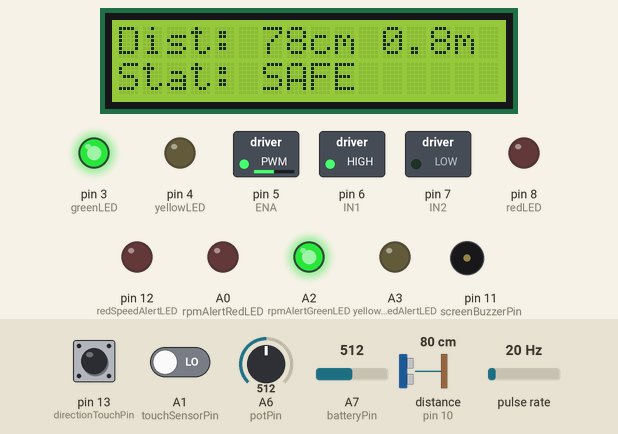
Bench run of a sketch on a simulated Arduino Nano, built with avr-gcc and run on an emulated ATmega328P. Parts: 16×2 character LCD, switched loads named in the sketch (green lamp = pin HIGH), output pins drawn as LEDs (lit = HIGH), buzzer (waves = sounding). Wiring (inferred from the names in the program): ultrasonic range finder: trigger pin 9; echo pin 10; pulse sensor: data pin 2. Inputs (shaded band) come from the test bench; at power-on: distance to the obstacle (sensor on pin 10) 80 cm, pin 13 (directionTouchPin) LOW, pulse rate 20 Hz, A1 (touchSensorPin) LOW, A6 (potPin) = 512, A7 (batteryPin) = 512. The echo pulse lasts 58.3 µs per cm; EEPROM starts erased; pins used as bus, display or sensor lines are not drawn.

Above: at 6.3 s.
6.4 s: distance to the obstacle (sensor on pin 10) set to 45 cm
At 7.5 s:
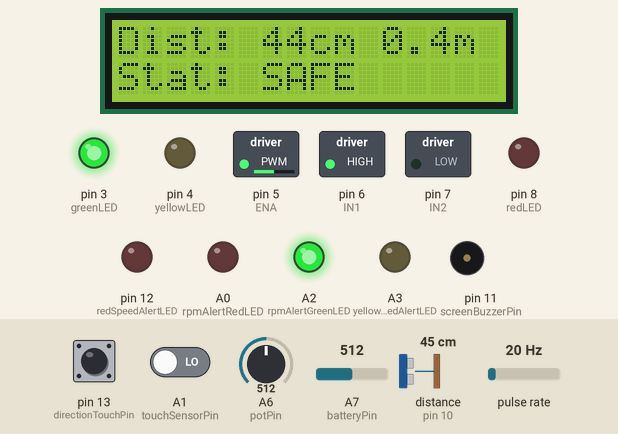
7.9 s: distance to the obstacle (sensor on pin 10) set to 35 cm
At 8.7 s:
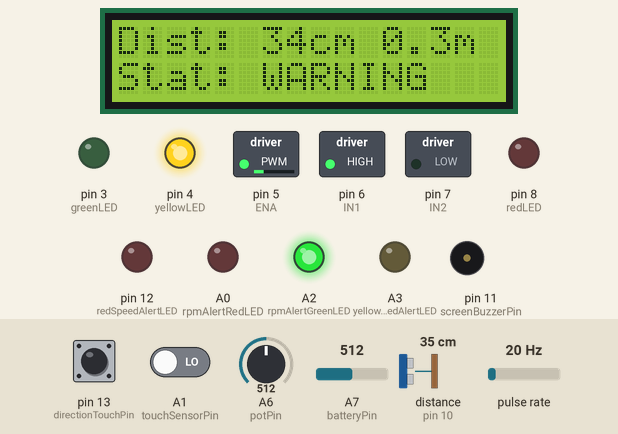
9.4 s: pin 13 (directionTouchPin) pulled HIGH for 0.15 s
At 10.2 s:
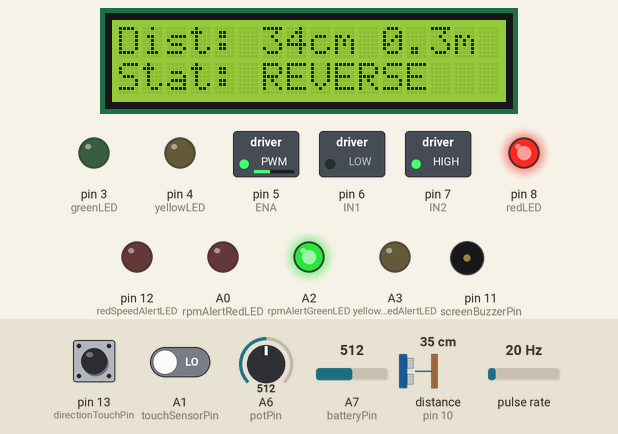
12.5 s: pulse rate (sensor on pin 2) set to 93 Hz
15.5 s: pulse rate (sensor on pin 2) set to 99 Hz
At 17.3 s:
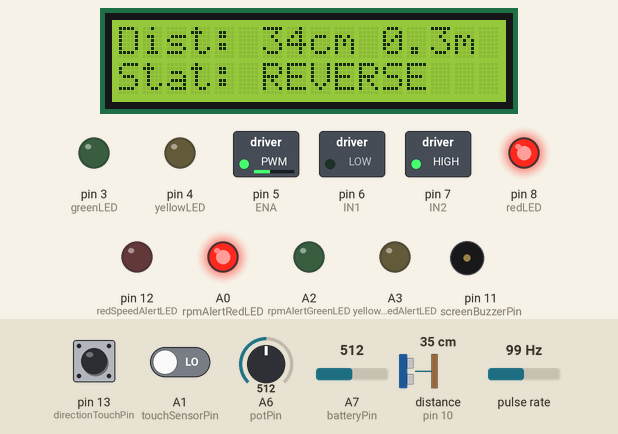
18.5 s: distance to the obstacle (sensor on pin 10) set to 203 cm
At 19.7 s:
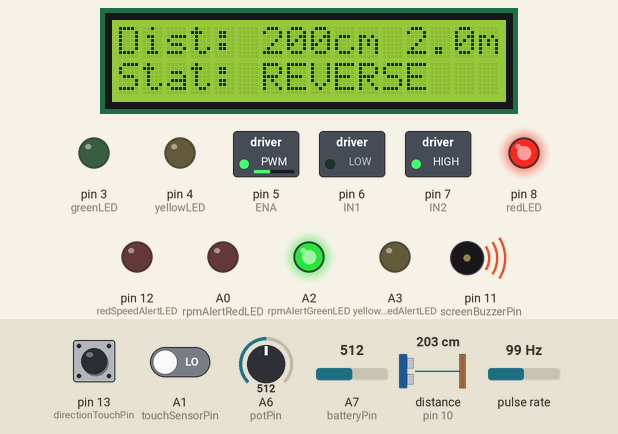
Timing chart, 0 to 22.5 s (numbered marks = the images above; inputs shaded):
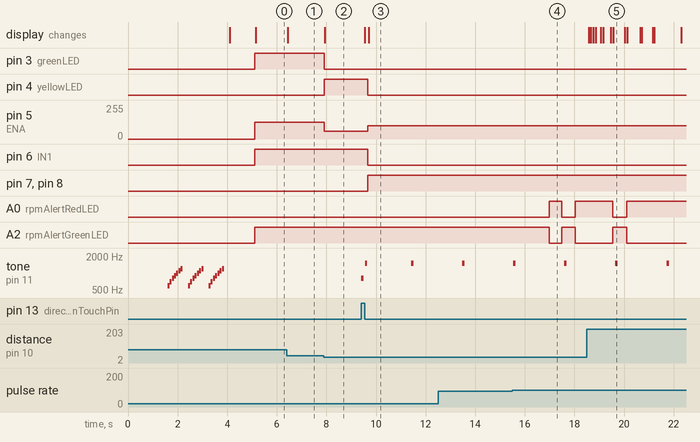

Measured:
- the behaviour switches between 41 and 40 cm on distance to the obstacle (sensor on pin 10) (found by bisection; images 1 and 2)
- the behaviour switches between 96 and 97 Hz on pulse rate (sensor on pin 2) (found by bisection; images 3 and 4)
- after the input at 6.4 s, the display: changes at once (image 1)
- after the input at 7.9 s, pin 3 (greenLED): HIGH → LOW at once; pin 4 (yellowLED): LOW → HIGH at once; pin 5 (ENA): 127/255 → 60/255 at once; the display: changes at once (image 2)
- after the input at 9.4 s, pin 4 (yellowLED): HIGH → LOW after 0.28 s; pin 5 (ENA): 60/255 → 100/255 after 0.28 s
- after the input at 15.5 s, A0 (rpmAlertRedLED): LOW → HIGH after 1.5 s, → LOW 0.50 s later, → HIGH 0.56 s later; A2 (rpmAlertGreenLED): HIGH → LOW after 1.5 s, → HIGH 0.50 s later, → LOW 0.56 s later
- after the input at 18.5 s, A0 (rpmAlertRedLED): goes on until 20.1 s, then stays HIGH; A2 (rpmAlertGreenLED): goes on until 20.1 s, then stays LOW; the display: first changes after 0.08 s (image 5 shows a later state)

The sketch:

vehicle_speed_monitor.ino
```cpp
#include <Wire.h>
#include <LiquidCrystal_I2C.h>
#include <EEPROM.h>
LiquidCrystal_I2C lcd(0x27, 16, 2);
// Pin Definitions
#define trigPin 9
#define echoPin 10
#define ENA 5
#define IN1 6
#define IN2 7
#define rpmSensorPin 2
#define greenLED 3
#define yellowLED 4
#define redLED 8
#define screenBuzzerPin 11
#define rpmAlertGreenLED A2
#define rpmAlertRedLED A0
#define redSpeedAlertLED 12
#define yellowSpeedAlertLED A3
#define potPin A6
#define touchSensorPin A1
#define directionTouchPin 13
#define batteryPin A7
// --- Variables ---
float totalDistance = 0.0;
float currentSpeedKMH = 0.0;
const int EEPROM_ADDR = 0;
unsigned long lastEepromSave = 0;
const float WHEEL_CIRCUMFERENCE = 0.1885 / 1000.0;
#define PULSES_PER_REVOLUTION 20
volatile int pulseCount = 0;
volatile int totalPulsesForDist = 0;
String driveStatus = "Stopped";
int currentScreen = 1;
unsigned long lastRpmUpdate = 0;
int rpm = 0;
unsigned long lastPulseTime = 0;
unsigned long lastBuzzerMillis = 0;
int potValue = 0, potSpeed = 0, potPercentage = 0;
unsigned long previousLoopMillis = 0;
const unsigned long loopInterval = 100;
int lastTouchState = LOW, currentTouchState = LOW;
unsigned long lastDebounceTime = 0;
float lastValidDistance = 10;
float batteryVoltage = 0.0;
int batteryPercentage = 0;
int directionState = 0;
int lastDirectionTouchState = LOW;
unsigned long lastDirectionDebounceTime = 0;
bool highThrottleAlertTriggered = false;
unsigned long lastReverseBeepMillis = 0;
const unsigned long reverseBeepInterval = 2000;
int rpmValues[3] = {0};
int rpmIndex = 0;
unsigned long lastAnimUpdate = 0;
const unsigned long animInterval = 200;
int animFrame = 0;
const String forwardArrows = ">>>>>>>>>>>>>>";
const String reverseArrows = "<<<<<<<<<<<<<<";
// BLE Settings
unsigned long lastBLESend = 0;
const unsigned long bleInterval = 30000;   // Har 30 second mein update
void setup() {
  lcd.init();
  lcd.backlight();

  EEPROM.get(EEPROM_ADDR, totalDistance);
  if (isnan(totalDistance) || totalDistance < 0) totalDistance = 0.0;
  Serial.begin(9600);   // HM-10 BLE
  pinMode(trigPin, OUTPUT);
  pinMode(echoPin, INPUT);
  pinMode(ENA, OUTPUT);
  pinMode(IN1, OUTPUT);
  pinMode(IN2, OUTPUT);
  pinMode(rpmSensorPin, INPUT_PULLUP);
  pinMode(greenLED, OUTPUT);
  pinMode(yellowLED, OUTPUT);
  pinMode(redLED, OUTPUT);
  pinMode(screenBuzzerPin, OUTPUT);
  pinMode(rpmAlertGreenLED, OUTPUT);
  pinMode(rpmAlertRedLED, OUTPUT);
  pinMode(redSpeedAlertLED, OUTPUT);
  pinMode(yellowSpeedAlertLED, OUTPUT);
  pinMode(touchSensorPin, INPUT);
  pinMode(directionTouchPin, INPUT);
  pinMode(batteryPin, INPUT);
  attachInterrupt(digitalPinToInterrupt(rpmSensorPin), countPulse, FALLING);

  lcd.setCursor(0, 0);
  lcd.print("VEHICLE MONITOR ");
  lcd.setCursor(0, 1);
  lcd.print("SYSTEM STARTING.");
  delay(1500);
  for(int i = 0; i < 3; i++) {
    for(int freq = 600; freq <= 1200; freq += 100) {
      tone(screenBuzzerPin, freq, 80);
      delay(90);
    }
    delay(200);
  }
  noTone(screenBuzzerPin);
  lcd.clear();
  lcd.print("BLE Ready @10s");
  delay(1000);
}
void loop() {
  unsigned long currentMillis = millis();
  if (currentMillis - previousLoopMillis >= loopInterval) {
    previousLoopMillis = currentMillis;
    noInterrupts();
    int pulsesToProcess = totalPulsesForDist;
    totalPulsesForDist = 0;
    interrupts();

    float distanceCovered = (pulsesToProcess / (float)PULSES_PER_REVOLUTION) * WHEEL_CIRCUMFERENCE;
    totalDistance += distanceCovered;
    if (currentMillis - lastEepromSave >= 5000) {
      EEPROM.put(EEPROM_ADDR, totalDistance);
      lastEepromSave = currentMillis;
    }
    int rawBatt = analogRead(batteryPin);
    batteryVoltage = (rawBatt * 5.0 / 1023.0) * 2.0;
    batteryPercentage = map(constrain(batteryVoltage * 10, 60, 84), 60, 84, 0, 100);

    potValue = analogRead(potPin);
    potPercentage = map(potValue, 0, 1023, 0, 100);

    checkDirection(currentMillis);
    float distance = getDistance();
    // High Throttle Alert
    if (potPercentage > 90 && !highThrottleAlertTriggered) {
      tone(screenBuzzerPin, 1200, 80);
      delay(100);
      tone(screenBuzzerPin, 1200, 80);
      highThrottleAlertTriggered = true;
    } else if (potPercentage <= 85) {
      highThrottleAlertTriggered = false;
    }
    // Reverse Beep
    if (directionState == 1 && currentMillis - lastReverseBeepMillis >= reverseBeepInterval) {
      lastReverseBeepMillis = currentMillis;
      tone(screenBuzzerPin, 1500, 100);
      delay(120);
      tone(screenBuzzerPin, 1500, 100);
    }
    bool closeObstacle = (directionState == 0 && distance > 0 && distance <= 11);
    if (directionState == 1) {
      driveStatus = "REVERSE";
      digitalWrite(IN1, LOW); digitalWrite(IN2, HIGH);
      potSpeed = map(potValue, 0, 1023, 0, 200);
      analogWrite(ENA, potSpeed);
      digitalWrite(redLED, HIGH); digitalWrite(yellowLED, LOW); digitalWrite(greenLED, LOW);
    }
    else {
      if (closeObstacle) {
        driveStatus = "STOPPED";
        digitalWrite(IN1, HIGH); digitalWrite(IN2, HIGH);
        analogWrite(ENA, 255);
        digitalWrite(redLED, HIGH); digitalWrite(yellowLED, LOW); digitalWrite(greenLED, LOW);
        if (currentMillis - lastBuzzerMillis >= 50) {
          lastBuzzerMillis = currentMillis;
          static bool beepState = false;
          beepState = !beepState;
          if (beepState) tone(screenBuzzerPin, 1200, 40);
          else noTone(screenBuzzerPin);
        }
      }
      else if (distance > 11 && distance <= 40) {
        driveStatus = "WARNING";
        digitalWrite(IN1, HIGH); digitalWrite(IN2, LOW);
        digitalWrite(redLED, LOW); digitalWrite(yellowLED, HIGH); digitalWrite(greenLED, LOW);
        potSpeed = map(potValue, 0, 1023, 0, 120);
        analogWrite(ENA, potSpeed);
        noTone(screenBuzzerPin);
      }
      else {
        driveStatus = "SAFE";
        digitalWrite(IN1, HIGH); digitalWrite(IN2, LOW);
        digitalWrite(redLED, LOW); digitalWrite(yellowLED, LOW); digitalWrite(greenLED, HIGH);
        potSpeed = map(potValue, 0, 1023, 0, 255);
        analogWrite(ENA, potSpeed);
        noTone(screenBuzzerPin);
      }
    }
    if (!closeObstacle && rpm > 500) {
      if (currentMillis - lastBuzzerMillis >= 80) {
        lastBuzzerMillis = currentMillis;
        static bool highPitch = true;
        tone(screenBuzzerPin, highPitch ? 1200 : 1000, 70);
        highPitch = !highPitch;
      }
    } else if (!closeObstacle) {
      noTone(screenBuzzerPin);
    }
    updateRPM();
    handleScreens(currentMillis);
    sendDataToBLE(currentMillis);     // BLE Data
    digitalWrite(redSpeedAlertLED, (potPercentage > 75));
    digitalWrite(yellowSpeedAlertLED, (potPercentage < 40 && potPercentage > 5));
  }
}
// ==================== BLE DATA (Har 10 Second) ====================
void sendDataToBLE(unsigned long currentMillis) {
  if (currentMillis - lastBLESend >= bleInterval) {
    lastBLESend = currentMillis;
    Serial.print("=== VEHICLE MONITOR ===\r\n");
    Serial.print("Time       : "); Serial.print(millis()/1000); Serial.print(" sec\r\n");
    Serial.print("Status     : "); Serial.print(driveStatus); Serial.print("\r\n");
    Serial.print("Distance   : "); Serial.print((int)lastValidDistance); Serial.print(" cm\r\n");
    Serial.print("Total KM   : "); Serial.print(totalDistance, 3); Serial.print(" km\r\n");
    Serial.print("Speed      : "); Serial.print(currentSpeedKMH, 1); Serial.print(" km/h\r\n");
    Serial.print("RPM        : "); Serial.print(rpm); Serial.print("\r\n");
    Serial.print("Throttle   : "); Serial.print(potPercentage); Serial.print("%\r\n");
    Serial.print("Battery    : "); Serial.print(batteryPercentage);
    Serial.print("% ("); Serial.print(batteryVoltage, 1); Serial.print("V)\r\n");
    Serial.print("Direction  : "); Serial.print(directionState == 0 ? "FORWARD" : "REVERSE");
    Serial.print("\r\n========================\r\n\r\n");
  }
}
// ==================== Other Functions ====================
void handleScreens(unsigned long m) {
  currentTouchState = digitalRead(touchSensorPin);

  if (currentTouchState == HIGH && lastTouchState == LOW && (m - lastDebounceTime > 400)) {
    lastDebounceTime = m;
    tone(screenBuzzerPin, 1000, 100);
    currentScreen = (currentScreen % 6) + 1;
    lcd.clear();
    animFrame = 0;
    lastAnimUpdate = m;
  }
  lastTouchState = currentTouchState;
  if (currentScreen == 1) {
    lcd.setCursor(0, 0);
    lcd.print("Dist: ");
    lcd.print((int)lastValidDistance);
    lcd.print("cm ");
    lcd.print(lastValidDistance/100.0, 1);
    lcd.print("m   ");
    lcd.setCursor(0, 1);
    lcd.print("Stat: ");
    lcd.print(driveStatus);
    lcd.print("   ");
  }
  else if (currentScreen == 2) {
    lcd.setCursor(0, 0);
    lcd.print("RPM: "); lcd.print(rpm); lcd.print("   ");
    lcd.setCursor(0, 1);
    lcd.print("Throttle: "); lcd.print(potPercentage); lcd.print("%   ");
  }
  else if (currentScreen == 3) {
    lcd.setCursor(0, 0);
    lcd.print("MODE: ");
    if (m - lastAnimUpdate >= animInterval) {
      lastAnimUpdate = m;
      animFrame = (animFrame + 1) % 14;
    }
    String arrows = directionState == 0 ?
      forwardArrows.substring(animFrame) + forwardArrows.substring(0, animFrame) :
      reverseArrows.substring(animFrame) + reverseArrows.substring(0, animFrame);
    lcd.setCursor(6, 0);
    lcd.print(arrows.substring(0, 10));
    lcd.setCursor(0, 1);
    lcd.print(directionState == 0 ? ">>> FORWARD >>>" : "<<< REVERSE <<<");
  }
  else if (currentScreen == 4) {
    String battStatus = batteryPercentage >= 95 ? "FULL" : batteryPercentage >= 70 ? "HIGH" : batteryPercentage >= 40 ? "MED " : "LOW ";
    lcd.setCursor(0, 0);
    lcd.print("BAT: "); lcd.print(batteryPercentage); lcd.print("% "); lcd.print(battStatus);
    lcd.setCursor(0, 1);
    lcd.print("V: "); lcd.print(batteryVoltage, 1); lcd.print("V");
  }
  else if (currentScreen == 5) {
    lcd.setCursor(0,0); lcd.print("TOTAL DISTANCE");
    lcd.setCursor(0,1); lcd.print("KM: "); lcd.print(totalDistance, 4);
  }
  else if (currentScreen == 6) {
    lcd.setCursor(0,0); lcd.print("SPEEDOMETER");
    lcd.setCursor(0,1); lcd.print("SPD: "); lcd.print(currentSpeedKMH, 1); lcd.print(" km/h");
  }
}
void checkDirection(unsigned long m) {
  int dirTouch = digitalRead(directionTouchPin);
  if (dirTouch == HIGH && lastDirectionTouchState == LOW && (m - lastDirectionDebounceTime > 400)) {
    lastDirectionDebounceTime = m;
    tone(screenBuzzerPin, 800, 100);
    delay(150);
    tone(screenBuzzerPin, 800, 100);
    directionState = !directionState;
    lcd.clear();
    animFrame = 0;
  }
  lastDirectionTouchState = dirTouch;
}
void updateRPM() {
  unsigned long currentMillis = millis();
  if (currentMillis - lastRpmUpdate >= 500) {
    lastRpmUpdate = currentMillis;
    noInterrupts();
    int currentRpm = (pulseCount * 120) / PULSES_PER_REVOLUTION;
    pulseCount = 0;
    interrupts();
    rpmValues[rpmIndex % 3] = currentRpm;
    rpmIndex++;
    rpm = (rpmValues[0] + rpmValues[1] + rpmValues[2]) / 3;
    currentSpeedKMH = (rpm * WHEEL_CIRCUMFERENCE * 60.0);
    digitalWrite(rpmAlertRedLED, (rpm > 300));
    digitalWrite(rpmAlertGreenLED, (rpm <= 300));
  }
}
float getDistance() {
  digitalWrite(trigPin, LOW); delayMicroseconds(2);
  digitalWrite(trigPin, HIGH); delayMicroseconds(10);
  digitalWrite(trigPin, LOW);
  long duration = pulseIn(echoPin, HIGH, 25000);
  if (duration == 0) return lastValidDistance;
  float d = duration * 0.034 / 2;
  if (d > 2 && d < 400) lastValidDistance = d;
  return lastValidDistance;
}
void countPulse() {
  unsigned long currentTime = millis();
  if (currentTime - lastPulseTime > 5) {
    pulseCount++;
    totalPulsesForDist++;
    lastPulseTime = currentTime;
  }
}
```
